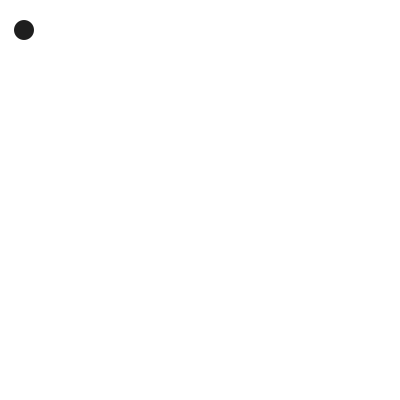
Frame 1 (no input)
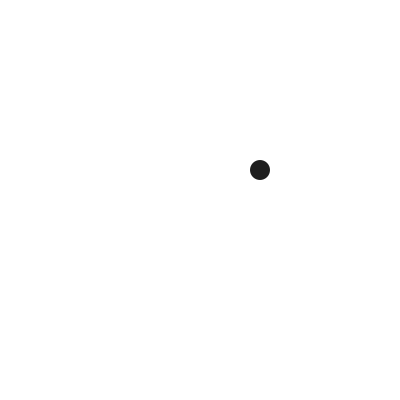
Frame 60 (the mouse pressed at the canvas centre just before this capture)
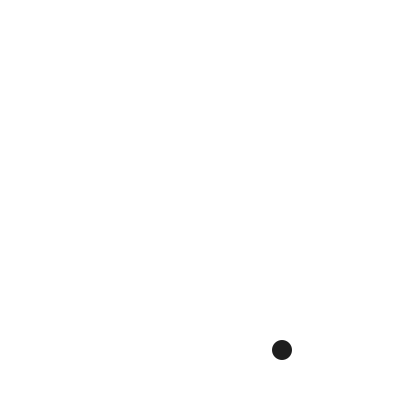
Frame 120 (the mouse held since frame 60 and released just before this capture)

The Processing sketch that drew these frames (run headless with seeded random() and noise(); from frame 60 on, the mouse is pressed at the canvas centre):

// Processing sketch: code_09_07
// ── code_09_07.pde
Ball b1;

void setup(){
  size(400, 400);
  b1 = new Ball(20,20,10,color(30));
}

void draw(){
  background(255);
  b1.move();
  b1.display();
}

// ── Ball.pde
class Ball {
  PVector location;
  color ballColor;
  float radius;
  PVector speed;
 
  Ball(float x, float y, float r, color c) {
    location = new PVector(x, y); 
    radius = r;
    ballColor = c;
    speed = new PVector(4, 10);
    
  } 
  
  void display() {
    noStroke();
    fill(ballColor);
    ellipse(location.x, location.y, 2*radius, 2*radius);
  }
  
  void move() {
    location.add(speed);
    bounce();
  } 
  
  void bounce() {
    if (location.x > (width-radius)) { 
      location.x = width-radius;
      speed.x = -speed.x;
    }
    if (location.x < radius) {
      location.x = radius;
      speed.x = -speed.x;
    }
    if (location.y > (height-radius)) {
      location.y = height-radius;
      speed.y = -speed.y;
    }
    if (location.y < radius) { 
      location.y = radius;
      speed.y = -speed.y;
    }
  }
} 
